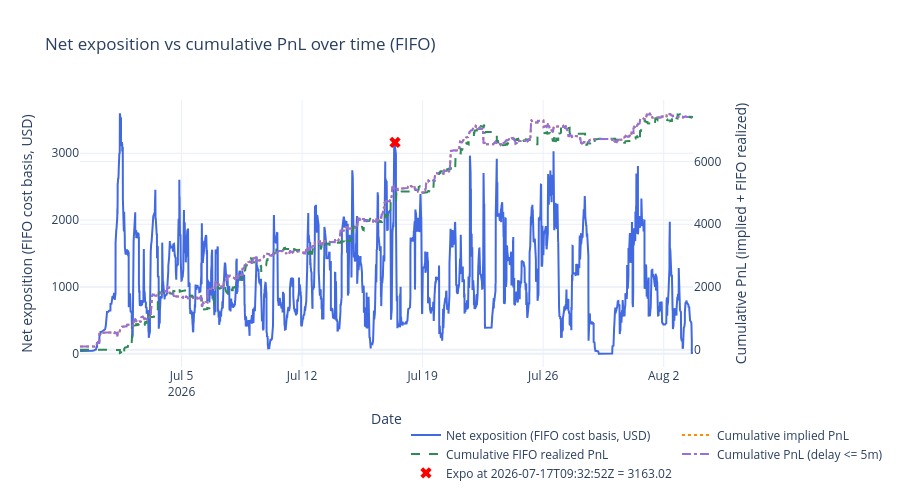

Notebook code cell kept with this figure:
### Code cell
# Net exposition over time using FIFO cost basis, with resolution resets at lastTradeAt

# Optional: filter to specific contracts for investigation
# Set to None to compute over all contracts (default).
# Examples:
CONTRACT_FILTER = None # {'0xd86a816093fcd0a0e1ca440bc5ce199bd3c5a8d6139e044b076958164f8c5423'} 
FAST_DELAY_S = 300
TARGET_TS = "2026-07-17T09:32:52Z"

# Load summaries for resolution proxy
with open(BACKTEST_DIR / "summaries.json") as f:
    _summaries = pd.DataFrame(json.load(f))
_summaries['lastTradeAt'] = pd.to_datetime(_summaries['lastTradeAt'], format='mixed', utc=True)
_resolved_at = dict(zip(_summaries['conditionId'], _summaries['lastTradeAt']))

# Derive settlement price per (condition_id, token_id) from implied_pnl
# A single condition can have Yes/No tokens with opposite settlements (0 vs 1)
_settlement = {}
for (_cid, _tid), _fg in wallet_all.groupby(['condition_id', 'token_id']):
    _r = _fg.iloc[0]
    _s = _r['implied_pnl'] / _r['fill_quantity'] + _r['order_price'] if _r['order_side'] == 'BUY' else _r['order_price'] - _r['implied_pnl'] / _r['fill_quantity']
    _settlement[(_cid, _tid)] = round(_s)

# Per-contract FIFO exposure at each fill timestamp
expo_parts = []
for cid, grp in wallet_all.sort_values('dt').groupby('condition_id'):
    if CONTRACT_FILTER is not None and cid not in CONTRACT_FILTER:
        continue
    grp = grp.sort_values('dt')
    long_q = []
    short_q = []
    realized_pnl = 0.0
    buy_vol_acc = 0.0
    sell_vol_acc = 0.0
    rows = []
    for _, row in grp.iterrows():
        qty = row['fill_quantity']
        price = row['order_price']
        if row['order_side'] == 'BUY':
            buy_vol_acc += qty * price
            remaining = qty
            while remaining > 0 and short_q:
                avail, p, _tid_sq = short_q[0]
                match = min(remaining, avail)
                realized_pnl += match * (p - price)
                remaining -= match
                if match == avail:
                    short_q.pop(0)
                else:
                    short_q[0] = (avail - match, p, _tid_sq)
            if remaining > 0:
                long_q.append((remaining, price, row['token_id']))
        else:
            sell_vol_acc += qty * price
            remaining = qty
            while remaining > 0 and long_q:
                avail, p, _tid_lq = long_q[0]
                match = min(remaining, avail)
                realized_pnl += match * (price - p)
                remaining -= match
                if match == avail:
                    long_q.pop(0)
                else:
                    long_q[0] = (avail - match, p, _tid_lq)
            if remaining > 0:
                short_q.append((remaining, price, row['token_id']))

        exposure = sum(q * p for q, p, _ in long_q) + sum(q * p for q, p, _ in short_q)
        if exposure < 0:
            exposure = 0.0
        if cid in _resolved_at and row['dt'] >= _resolved_at[cid]:
            exposure = 0.0
        rows.append({'condition_id': cid, 'dt': row['dt'], 'exposition': exposure, 'cum_realized_pnl': realized_pnl})

    expo_parts.append(pd.DataFrame(rows))

    # Settle remaining position at resolution and reset exposition to 0
    if cid in _resolved_at:
        for q, p, tid in long_q:
            realized_pnl += q * (_settlement.get((cid, tid), 0.0) - p)
        for q, p, tid in short_q:
            realized_pnl += q * (p - _settlement.get((cid, tid), 0.0))
        expo_parts.append(pd.DataFrame([{'condition_id': cid, 'dt': _resolved_at[cid], 'exposition': 0.0, 'cum_realized_pnl': realized_pnl}]))

expo_all = pd.concat(expo_parts, ignore_index=True) if expo_parts else pd.DataFrame(
    columns=['condition_id', 'dt', 'exposition']
)

# Per-contract validation breakdown
if not expo_all.empty:
    _last_per_cid = expo_all.groupby('condition_id')['exposition'].last().reset_index()
    _last_per_cid.columns = ['condition_id', 'exposition']
    _active = _last_per_cid[_last_per_cid['exposition'] > 0].sort_values('exposition', ascending=False)
    print(f"=== Per-contract exposition breakdown{" (filtered)" if CONTRACT_FILTER is not None else ""} ===")
    print(_active.to_string(index=False))
    print(f"\nContracts with exposition > 0: {len(_active)}")
    print(f"Sum of per-contract exposition: {_active['exposition'].sum():.2f}")

# Aggregate across all contracts at each timestamp
# Forward-fill each contract's exposition then sum across contracts
# Each contract's exposition persists until its next fill or resolution
_expo_sorted = expo_all.sort_values(['condition_id', 'dt'])
_expo_sorted['_delta'] = _expo_sorted.groupby('condition_id')['exposition'].diff()
_first_idx = _expo_sorted.groupby('condition_id').head(1).index
_expo_sorted.loc[_first_idx, '_delta'] = _expo_sorted.loc[_first_idx, 'exposition']
ts = _expo_sorted.groupby('dt', as_index=False)['_delta'].sum().sort_values('dt')
ts['exposition'] = ts['_delta'].cumsum()
ts = ts.drop(columns=['_delta'])

# Aggregate FIFO realized PnL across contracts (same diff/cumsum pattern)
_expo_sorted['_rpnl_delta'] = _expo_sorted.groupby('condition_id')['cum_realized_pnl'].diff()
_expo_sorted.loc[_first_idx, '_rpnl_delta'] = _expo_sorted.loc[_first_idx, 'cum_realized_pnl']
_rpnl_ts = _expo_sorted.groupby('dt', as_index=False)['_rpnl_delta'].sum().sort_values('dt')
_rpnl_ts['cum_realized_pnl'] = _rpnl_ts['_rpnl_delta'].cumsum()
_rpnl_ts = _rpnl_ts.drop(columns=['_rpnl_delta'])
ts = ts.merge(_rpnl_ts[['dt', 'cum_realized_pnl']], on='dt', how='outer').sort_values('dt')
ts['exposition'] = ts['exposition'].ffill().fillna(0.0)
ts['cum_realized_pnl'] = ts['cum_realized_pnl'].ffill().fillna(0.0)

if not ts.empty:
    print(f"Aggregate exposition (from ts sum): {ts['exposition'].iloc[-1]:.2f}")
    print(f"Aggregate FIFO realized PnL: {ts['cum_realized_pnl'].iloc[-1]:.2f}")

# Cumulative PnL on secondary axis for comparison
_pnl_df = wallet_all if CONTRACT_FILTER is None else wallet_all[wallet_all['condition_id'].isin(CONTRACT_FILTER)]
pnl_ts = _pnl_df.groupby('dt', as_index=False)['implied_pnl'].sum().sort_values('dt')
pnl_ts['cum_pnl'] = pnl_ts['implied_pnl'].cumsum()

# Cumulative PnL for fills with <= 10 min delay
_fast_pnl_df = _pnl_df[_pnl_df['delay_s'] <= FAST_DELAY_S]
fast_pnl_ts = _fast_pnl_df.groupby('dt', as_index=False)['implied_pnl'].sum().sort_values('dt')
fast_pnl_ts['cum_pnl_fast'] = fast_pnl_ts['implied_pnl'].cumsum()

# Compute exact snapshot exposure at TARGET_TS for marker overlay
cutoff = pd.Timestamp(TARGET_TS, tz='UTC')
snap_df = wallet_all[wallet_all['dt'] <= cutoff].copy()
expo_parts_snap = []
for cid, grp in snap_df.sort_values('dt').groupby('condition_id'):
    if CONTRACT_FILTER is not None and cid not in CONTRACT_FILTER:
        continue
    if cid in _resolved_at and _resolved_at[cid] <= cutoff:
        continue
    long_q = []
    short_q = []
    realized_pnl = 0.0
    buy_vol = 0.0
    sell_vol = 0.0
    for _, row in grp.iterrows():
        qty = row['fill_quantity']
        price = row['order_price']
        if row['order_side'] == 'BUY':
            buy_vol += qty * price
            remaining = qty
            while remaining > 0 and short_q:
                avail, p, _tid_sq = short_q[0]
                match = min(remaining, avail)
                realized_pnl += match * (price - p)
                remaining -= match
                if match == avail:
                    short_q.pop(0)
                else:
                    short_q[0] = (avail - match, p, _tid_sq)
            if remaining > 0:
                long_q.append((remaining, price, row['token_id']))
        else:
            sell_vol += qty * price
            remaining = qty
            while remaining > 0 and long_q:
                avail, p, _tid_lq = long_q[0]
                match = min(remaining, avail)
                realized_pnl += match * (p - price)
                remaining -= match
                if match == avail:
                    long_q.pop(0)
                else:
                    long_q[0] = (avail - match, p, _tid_lq)
            if remaining > 0:
                short_q.append((remaining, price, row['token_id']))
    exposure = sum(q * p for q, p, _ in long_q) + sum(q * p for q, p, _ in short_q)
    if exposure < 0:
        exposure = 0.0
    expo_parts_snap.append(exposure)
snap = sum(expo_parts_snap)
ts = pd.concat([ts, pd.DataFrame([{'dt': cutoff, 'exposition': snap}])], ignore_index=True).sort_values('dt').drop_duplicates('dt')
ts['cum_realized_pnl'] = ts['cum_realized_pnl'].ffill().fillna(0.0)

# Clip to the fills period (extend end to include resolution timestamps)
fill_start = wallet_all['dt'].min()
fill_end = max(wallet_all['dt'].max(), max(_resolved_at.values()))
ts = ts[(ts['dt'] >= fill_start) & (ts['dt'] <= fill_end)]
pnl_ts = pnl_ts[(pnl_ts['dt'] >= fill_start) & (pnl_ts['dt'] <= fill_end)]
fast_pnl_ts = fast_pnl_ts[(fast_pnl_ts['dt'] >= fill_start) & (fast_pnl_ts['dt'] <= fill_end)]

fig_ntl = make_subplots(specs=[[{'secondary_y': True}]])

fig_ntl.add_trace(go.Scatter(
    x=ts['dt'], y=ts['exposition'],
    mode='lines', name='Net exposition (FIFO cost basis, USD)',
    line=dict(color='royalblue', width=2),
), secondary_y=False)

fig_ntl.add_trace(go.Scatter(
    x=pnl_ts['dt'], y=pnl_ts['cum_pnl'],
    mode='lines', name='Cumulative implied PnL',
    line=dict(color='darkorange', width=2, dash='dot'),
), secondary_y=True)

fig_ntl.add_trace(go.Scatter(
    x=ts['dt'], y=ts['cum_realized_pnl'],
    mode='lines', name='Cumulative FIFO realized PnL',
    line=dict(color='seagreen', width=2, dash='dash'),
), secondary_y=True)

fig_ntl.add_trace(go.Scatter(
    x=fast_pnl_ts['dt'], y=fast_pnl_ts['cum_pnl_fast'],
    mode='lines', name=f'Cumulative PnL (delay <= {FAST_DELAY_S // 60}m)',
    line=dict(color='mediumpurple', width=2, dash='dashdot'),
), secondary_y=True)

fig_ntl.add_trace(go.Scatter(
    x=[cutoff], y=[snap],
    mode='markers', name=f'Expo at {TARGET_TS} = {snap:.2f}',
    marker=dict(color='red', size=10, symbol='x'),
), secondary_y=False)

fig_ntl.update_layout(
    title='Net exposition vs cumulative PnL over time (FIFO)',
    template='plotly_white', height=500,
    legend=dict(x=0.5, y=-0.2, orientation='h'),
)
fig_ntl.update_xaxes(title='Date')
fig_ntl.update_yaxes(title='Net exposition (FIFO cost basis, USD)', secondary_y=False)
fig_ntl.update_yaxes(title='Cumulative PnL (implied + FIFO realized)', secondary_y=True)
fig_ntl.show()

### Figure 1 — Plotly figure (JSON) as saved in the notebook; plotly's stock layout.template omitted (floating-point values rounded to 4 significant figures; data arrays with more than 128 entries replaced by an {"elided": "..."} marker saying what was removed)
{"data": [{"line": {"color": "royalblue", "width": 2}, "mode": "lines", "name": "Net exposition (FIFO cost basis, USD)", "type": "scatter", "x": {"elided": "13032 str values"}, "xaxis": "x", "y": {"elided": "13032 float values"}, "yaxis": "y"}, {"line": {"color": "darkorange", "dash": "dot", "width": 2}, "mode": "lines", "name": "Cumulative implied PnL", "type": "scatter", "x": {"elided": "10726 str values"}, "xaxis": "x", "y": {"elided": "10726 float values"}, "yaxis": "y2"}, {"line": {"color": "seagreen", "dash": "dash", "width": 2}, "mode": "lines", "name": "Cumulative FIFO realized PnL", "type": "scatter", "x": {"elided": "13032 str values"}, "xaxis": "x", "y": {"elided": "13032 float values"}, "yaxis": "y2"}, {"line": {"color": "mediumpurple", "dash": "dashdot", "width": 2}, "mode": "lines", "name": "Cumulative PnL (delay <= 5m)", "type": "scatter", "x": {"elided": "10726 str values"}, "xaxis": "x", "y": {"elided": "10726 float values"}, "yaxis": "y2"}, {"marker": {"color": "red", "size": 10, "symbol": "x"}, "mode": "markers", "name": "Expo at 2026-07-17T09:32:52Z = 3163.02", "type": "scatter", "x": ["2026-07-17T09:32:52+00:00"], "xaxis": "x", "y": [3163.0], "yaxis": "y"}], "layout": {"height": 500, "legend": {"orientation": "h", "x": 0.5, "y": -0.2}, "title": {"text": "Net exposition vs cumulative PnL over time (FIFO)"}, "xaxis": {"anchor": "y", "domain": [0, 0.94], "title": {"text": "Date"}}, "yaxis": {"anchor": "x", "domain": [0, 1], "title": {"text": "Net exposition (FIFO cost basis, USD)"}}, "yaxis2": {"anchor": "x", "overlaying": "y", "side": "right", "title": {"text": "Cumulative PnL (implied + FIFO realized)"}}}}
